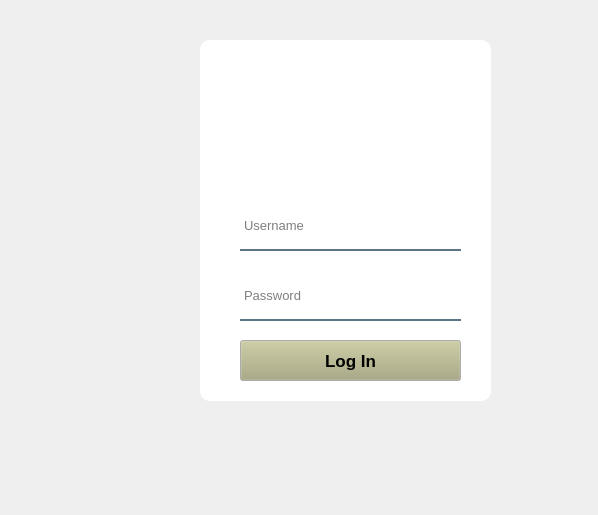
<?xml version="1.0" encoding="UTF-8"?>
<ui version="4.0">
 <class>Form</class>
 <widget class="QWidget" name="Form">
  <property name="geometry">
   <rect>
    <x>0</x>
    <y>0</y>
    <width>598</width>
    <height>515</height>
   </rect>
  </property>
  <property name="windowTitle">
   <string>Form</string>
  </property>
  <widget class="QWidget" name="widget" native="true">
   <property name="geometry">
    <rect>
     <x>20</x>
     <y>20</y>
     <width>520</width>
     <height>390</height>
    </rect>
   </property>
   <widget class="QLabel" name="label">
    <property name="geometry">
     <rect>
      <x>180</x>
      <y>20</y>
      <width>291</width>
      <height>361</height>
     </rect>
    </property>
    <property name="styleSheet">
     <string notr="true">background-color:rgba(255,255,255,255);
border-radius:10px;</string>
    </property>
    <property name="text">
     <string/>
    </property>
   </widget>
   <widget class="QLabel" name="Logo">
    <property name="geometry">
     <rect>
      <x>270</x>
      <y>30</y>
      <width>111</width>
      <height>121</height>
     </rect>
    </property>
    <property name="text">
     <string/>
    </property>
    <property name="pixmap">
     <pixmap>imgs/download.png</pixmap>
    </property>
    <property name="scaledContents">
     <bool>false</bool>
    </property>
   </widget>
   <widget class="QLineEdit" name="Username">
    <property name="geometry">
     <rect>
      <x>220</x>
      <y>180</y>
      <width>221</width>
      <height>51</height>
     </rect>
    </property>
    <property name="font">
     <font>
      <pointsize>10</pointsize>
     </font>
    </property>
    <property name="styleSheet">
     <string notr="true">background-color:rgba(0,0,0,0);
border:2px solid rgba(0,0,0,0);
border-bottom-color:rgba(46,82,101,200);
color:rgba(0,0,0);
padding -bottom:7px;</string>
    </property>
    <property name="placeholderText">
     <string>Username</string>
    </property>
   </widget>
   <widget class="QLineEdit" name="Password">
    <property name="geometry">
     <rect>
      <x>220</x>
      <y>250</y>
      <width>221</width>
      <height>51</height>
     </rect>
    </property>
    <property name="font">
     <font>
      <pointsize>10</pointsize>
     </font>
    </property>
    <property name="styleSheet">
     <string notr="true">background-color:rgba(0,0,0,0);
border:2px solid rgba(0,0,0,0);
border-bottom-color:rgba(46,82,101,200);
color:rgba(0,0,0);
padding -bottom:7px;</string>
    </property>
    <property name="echoMode">
     <enum>QLineEdit::Password</enum>
    </property>
    <property name="placeholderText">
     <string>Password</string>
    </property>
   </widget>
   <widget class="QPushButton" name="Login">
    <property name="geometry">
     <rect>
      <x>220</x>
      <y>320</y>
      <width>221</width>
      <height>41</height>
     </rect>
    </property>
    <property name="palette">
     <palette>
      <active>
       <colorrole role="WindowText">
        <brush brushstyle="SolidPattern">
         <color alpha="255">
          <red>0</red>
          <green>0</green>
          <blue>0</blue>
         </color>
        </brush>
       </colorrole>
       <colorrole role="Button">
        <brush brushstyle="SolidPattern">
         <color alpha="255">
          <red>170</red>
          <green>170</green>
          <blue>127</blue>
         </color>
        </brush>
       </colorrole>
       <colorrole role="Dark">
        <brush brushstyle="SolidPattern">
         <color alpha="255">
          <red>170</red>
          <green>170</green>
          <blue>127</blue>
         </color>
        </brush>
       </colorrole>
       <colorrole role="Text">
        <brush brushstyle="SolidPattern">
         <color alpha="255">
          <red>0</red>
          <green>0</green>
          <blue>0</blue>
         </color>
        </brush>
       </colorrole>
       <colorrole role="ButtonText">
        <brush brushstyle="SolidPattern">
         <color alpha="255">
          <red>0</red>
          <green>0</green>
          <blue>0</blue>
         </color>
        </brush>
       </colorrole>
      </active>
      <inactive>
       <colorrole role="WindowText">
        <brush brushstyle="SolidPattern">
         <color alpha="255">
          <red>0</red>
          <green>0</green>
          <blue>0</blue>
         </color>
        </brush>
       </colorrole>
       <colorrole role="Button">
        <brush brushstyle="SolidPattern">
         <color alpha="255">
          <red>170</red>
          <green>170</green>
          <blue>127</blue>
         </color>
        </brush>
       </colorrole>
       <colorrole role="Dark">
        <brush brushstyle="SolidPattern">
         <color alpha="255">
          <red>170</red>
          <green>170</green>
          <blue>127</blue>
         </color>
        </brush>
       </colorrole>
       <colorrole role="Text">
        <brush brushstyle="SolidPattern">
         <color alpha="255">
          <red>0</red>
          <green>0</green>
          <blue>0</blue>
         </color>
        </brush>
       </colorrole>
       <colorrole role="ButtonText">
        <brush brushstyle="SolidPattern">
         <color alpha="255">
          <red>0</red>
          <green>0</green>
          <blue>0</blue>
         </color>
        </brush>
       </colorrole>
      </inactive>
      <disabled>
       <colorrole role="WindowText">
        <brush brushstyle="SolidPattern">
         <color alpha="255">
          <red>170</red>
          <green>170</green>
          <blue>127</blue>
         </color>
        </brush>
       </colorrole>
       <colorrole role="Button">
        <brush brushstyle="SolidPattern">
         <color alpha="255">
          <red>170</red>
          <green>170</green>
          <blue>127</blue>
         </color>
        </brush>
       </colorrole>
       <colorrole role="Dark">
        <brush brushstyle="SolidPattern">
         <color alpha="255">
          <red>170</red>
          <green>170</green>
          <blue>127</blue>
         </color>
        </brush>
       </colorrole>
       <colorrole role="Text">
        <brush brushstyle="SolidPattern">
         <color alpha="255">
          <red>170</red>
          <green>170</green>
          <blue>127</blue>
         </color>
        </brush>
       </colorrole>
       <colorrole role="ButtonText">
        <brush brushstyle="SolidPattern">
         <color alpha="255">
          <red>170</red>
          <green>170</green>
          <blue>127</blue>
         </color>
        </brush>
       </colorrole>
      </disabled>
     </palette>
    </property>
    <property name="font">
     <font>
      <pointsize>13</pointsize>
      <weight>75</weight>
      <bold>true</bold>
     </font>
    </property>
    <property name="text">
     <string>Log In</string>
    </property>
   </widget>
  </widget>
 </widget>
 <resources/>
 <connections/>
</ui>
